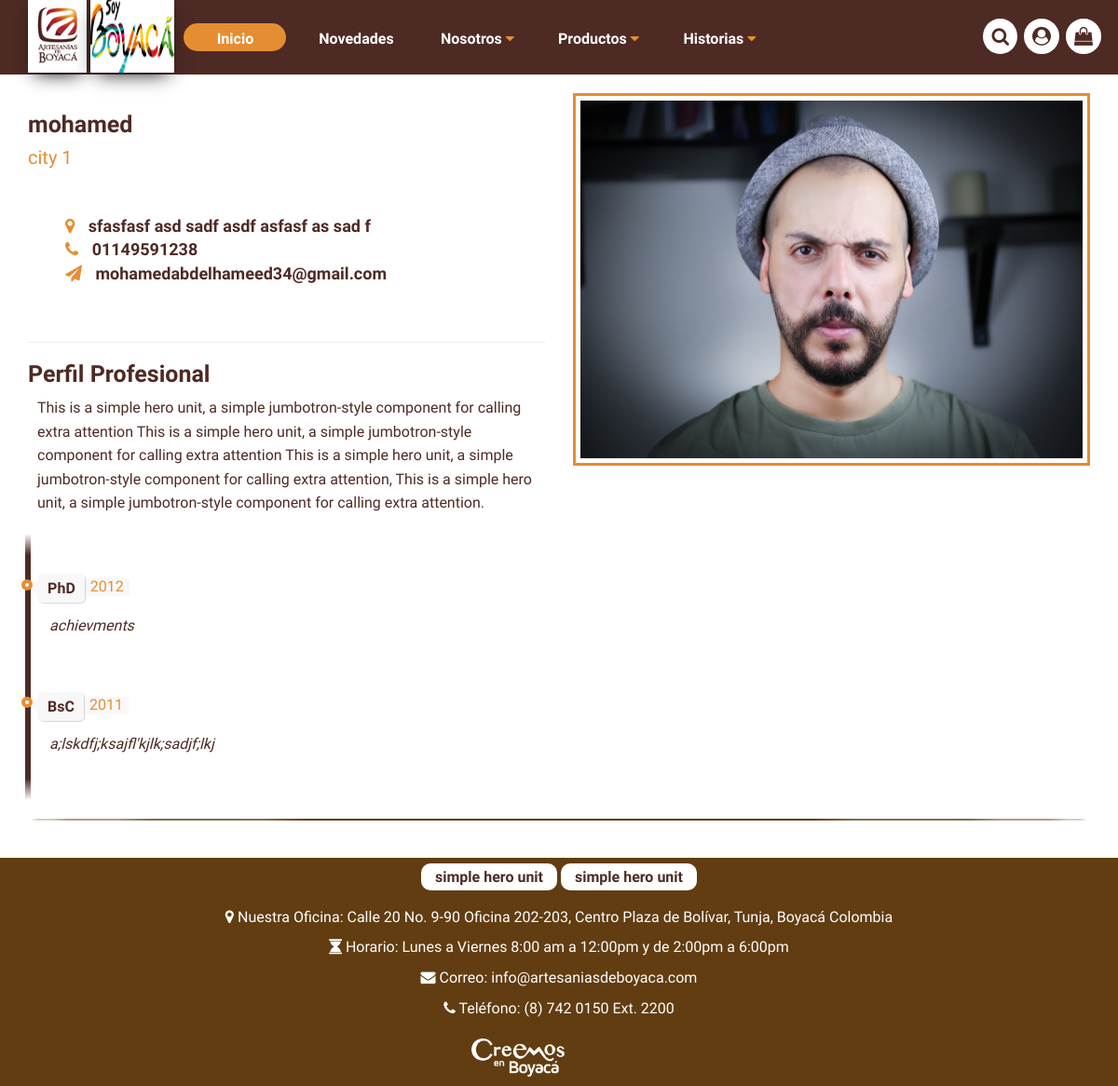
Page /stories/masters/ on the committed database.
### stories/models.py (models this page shows, shortened)
class ArtisanMaster(models.Model):
    seller = models.ForeignKey(Seller, on_delete=models.CASCADE, help_text=_("Seller"), verbose_name=_("Seller"))
    created_at = models.DateTimeField(auto_now_add=True, help_text=_("Created At"), verbose_name=_("Created At"))
    modified_at = models.DateTimeField(auto_now=True, help_text=_("Modified At"), verbose_name=_("Modified At"))
    class Meta:
        verbose_name = _("Artisan Master")
        verbose_name_plural = _("Artisan Masters")

class Achievement(models.Model):
    artisan_master = models.ForeignKey(ArtisanMaster, related_name="achievements", on_delete=models.CASCADE, help_text=_("Artisan Master"), verbose_name=_("Artisan Master"))
    title = models.CharField(max_length=50, help_text=_("Title"), verbose_name=_("Title"))
    year = models.IntegerField(help_text=_("Year"), verbose_name=_("Year"))
    details = models.TextField(help_text=_("Details"), verbose_name=_("Details"))
    created_at = models.DateTimeField(auto_now_add=True, help_text=_("Created At"), verbose_name=_("Created At"))
    modified_at = models.DateTimeField(auto_now=True, help_text=_("Modified At"), verbose_name=_("Modified At"))
    class Meta:
        verbose_name = _("Achievement")
        verbose_name_plural = _("Achievements")

### userprofile/models.py (models this page shows, shortened)
class Seller(Model):
    user = models.OneToOneField(User, on_delete=models.CASCADE, help_text=_("User"), verbose_name=_("User"))
    name = models.CharField(max_length=50, help_text=_("Name"), verbose_name=_("Name"))
    longitude = models.DecimalField(max_digits=9, decimal_places=6, null=True, blank=True, help_text=_("Longitude"), verbose_name=_("Longitude"))
    latitude = models.DecimalField(max_digits=9, decimal_places=6, null=True, blank=True, help_text=_("Latitude"), verbose_name=_("Latitude"))
    city = models.ForeignKey(City, on_delete=models.SET_NULL, null=True, blank=True, help_text=_("City"), verbose_name=_("City"))
    address = models.TextField(help_text=_("Address"), verbose_name=_("Address"))
    avatar = models.ImageField(help_text=_("Avatar"), verbose_name=_("Avatar"))
    description = models.TextField(help_text=_("Description"), verbose_name=_("Description"))
    rate = models.FloatField(default=0.0, help_text=_("Rate"), verbose_name=_("Rate"))
    number_of_rates = models.IntegerField(default='0', help_text=_("Number"), verbose_name=_("Number"))
    phone_number = models.CharField(max_length=20, help_text=_("Phone Number"), verbose_name=_("Phone Number"))
    created_at = models.DateTimeField(auto_now_add=True, help_text=_("Created At"), verbose_name=_("Created At"))
    modified_at = models.DateTimeField(auto_now=True, help_text=_("Modified At"), verbose_name=_("Modified At"))
    class Meta:
        verbose_name = _("Seller")
        verbose_name_plural = _("Sellers")

class City(models.Model):
    name = models.CharField(max_length=50)
    class Meta:
        verbose_name = _("City")
        verbose_name_plural = _("Cities")

### stories/views.py (the view)
# urls.py: path('masters/', masters_view, name='masters'),
def masters_view(request):
    masters = ArtisanMaster.objects.all()
    categories = Category.objects.all()
    context = {
        'categories': categories,
        'masters': masters,
    }
    return render(request, 'stories/artisan_master.html', context)

### stories/templates/stories/artisan_master.html (shortened to what this page needs)
{% extends 'start/base.html' %}
{% load static %}
{% block extrainhead %}
<link rel="stylesheet" href={% static "/start/css/style-pages.css" %}>
{% endblock %}
{%block content%}
    <div class="page-maestros">
        <div class="container">
            <div class="maestros">
                {% for master in masters %}
                <div class="row">
                    <div class="col-md-6">
                        <div class="text-master">
                            <h3>{{master.seller.name}}</h3>
                            <h5>{{master.seller.city.name}}</h5>
                            <ul class="list-unstyled icons-master">
                                <li><i class="fa fa-map-marker"></i> {{master.seller.address}}</li>
                                <li><i class="fa fa-phone"></i> {{master.seller.phone_number}}</li>
                                <li><i class="fa fa-send"></i> {{master.seller.user.email}}</li>
                            </ul>
                            <hr>
                            <div class="perfil">
                                <h3>Perfil Profesional</h3>
                                <p>
                                   {{master.seller.description}}
                                </p>
                                <ul class="timeline">
                                    {% for achieve in master.achievements.all %}
                                    <li>
                                        <div class="direction-r">
                                            <div class="flag-wrapper">
                                                <span class="flag">{{achieve.title}}</span>
                                                <span class="time-wrapper"><span class="time">{{achieve.year}}</span></span>
                                            </div>
                                            <div class="desc">{{achieve.details}}</div>
                                        </div>
                                    </li>
                                    {% endfor %}
                                </ul>
                            </div>
                        </div>
                    </div>
                    <div class="col-md-6">
                        <div class="image-master">
                            <img class="img-responsive" src={{master.seller.avatar.url}} alt="">
                        </div>
                    </div>
                </div>
                <hr>
                {% endfor %}
            </div>
        </div>
    </div>
{%endblock%}

### start/static/start/css/normlize.css (style rules this page uses)
html { line-height: 1.15; -ms-text-size-adjust: 100%; -webkit-text-size-adjust: 100%; }
body { margin: 0; }
hr { box-sizing: content-box; height: 0; overflow: visible; }
img { border-style: none; }

### start/static/start/css/style.css (style rules this page uses)
body { margin: 0; padding: 0; font-size: 16px; background: url(../img/Artboard.png); background-color: #fff; color: #4e2a24; font-family: 'Exo', sans-serif; }

### start/static/start/css/style-pages.css (style rules this page uses)
.page-maestros { padding-top: 100px; }
.page-maestros .maestros { margin-bottom: 40px; }
.page-maestros .maestros .text-master h3 { font-size: 25px; font-weight: 600; color: #4e2a24; }
.page-maestros .maestros .text-master h5 { font-size: 20px; color: #e58e31; }
.page-maestros .maestros .text-master ul.icons-master { padding: 40px; font-size: 18px; font-weight: 600; }
.page-maestros .maestros .text-master ul.icons-master i { margin-right: 10px; color: #e58e31; }
.page-maestros .maestros .text-master hr { border-top: 1px solid #eee; border-radius: 0; }
.page-maestros .maestros .text-master .perfil p { margin-left: 10px; line-height: 1.6; }
.page-maestros .maestros hr { border-top: 2px solid #613d11; border-radius: 70%; }
.page-maestros .maestros .image-master { height: 400px; width: 100%; }
.page-maestros .maestros .image-master img { height: 100%; width: 100%; border: 3px solid #e58e31; padding: 5px; }
.page-maestros .maestros .timeline { position: relative; margin: 0 auto; margin-top: 20px; padding: 1em 0; list-style-type: none; }
.page-maestros .maestros .timeline:before { position: absolute; left: 0; top: 0; content: ' '; display: block; width: 6px; height: 100%; margin-left: -3px; background: rgb(78, 42, 36); background: -moz-linear-gradient(to bottom, rgba(80,80,80,0) 0%, rgb(78, 42, 36) 8%, rgb(78, 42, 36) 92%, rgba(80,80,80,0) 100%); background: -webkit-gradient(linear, left top, left bottom, color-stop(0%,rgba(30,87,153,1)), color-stop(100%,rgba(125,185,232,1))); background: -webkit-linear-gradient(to bottom, rgba(80,80,80,0) 0%, rgb(78, 42, 36) 8%, rgb(78, 42, 36) 92%, rgba(80,80,80,0) 100%); background: -o-linear-gradient(to bottom, rgba(80,80,80,0) 0%, rgb(78, 42, 36) 8%, rgb(78, 42, 36) 92%, rgba(80,80,80,0) 100%); background: -ms-linear-gradient(to bottom, rgba(80,80,80,0) 0%, rgb(78, 42, 36) 8%, rgb(78, 42, 36) 92%, rgba(80,80,80,0) 100%); background: linear-gradient(to bottom, rgba(80,80,80,0) 0%, rgb(78, 42, 36) 8%, rgb(78, 42, 36) 92%, rgba(80,80,80,0) 100%); z-index: 5; }
.page-maestros .maestros .timeline li { padding: 2em 0; }
.page-maestros .maestros .timeline li:after { content: ""; display: block; height: 0; clear: both; visibility: hidden; }
.page-maestros .maestros .direction-r { position: relative; width: 98%; float: right; }
.page-maestros .maestros .flag-wrapper { position: relative; display: inline-block; text-align: center; }
.page-maestros .maestros .flag { position: relative; display: inline; background: rgb(248,248,248); padding: 6px 10px; border-radius: 5px; font-weight: 600; text-align: left; }
.page-maestros .maestros .direction-r .flag { -webkit-box-shadow: 1px 1px 1px rgba(0,0,0,0.15), 0 0 1px rgba(0,0,0,0.15); -moz-box-shadow: 1px 1px 1px rgba(0,0,0,0.15), 0 0 1px rgba(0,0,0,0.15); box-shadow: 1px 1px 1px rgba(0,0,0,0.15), 0 0 1px rgba(0,0,0,0.15); }
.page-maestros .maestros .direction-l .flag:before, .page-maestros .maestros .direction-r .flag:before { position: absolute; top: 50%; right: -40px; content: ' '; display: block; width: 12px; height: 12px; margin-top: -10px; background: #fff; border-radius: 10px; border: 4px solid rgb(229, 142, 49); z-index: 10; }
.page-maestros .maestros .direction-r .flag:before { left: -18px; }
.page-maestros .maestros .direction-r .flag:after { content: ""; position: absolute; right: 100%; top: 50%; height: 0; width: 0; margin-top: -8px; border: solid transparent; border-right-color: rgb(248,248,248); border-width: 8px; pointer-events: none; }
.time-wrapper { display: inline; line-height: 1em; font-size: 0.66666em; color: rgb(250,80,80); vertical-align: middle; }
.page-maestros .maestros .direction-r .time-wrapper { float: right; }
.page-maestros .maestros .time { display: inline-block; padding: 4px 6px; background: rgb(248,248,248); color: #e58e31; font-size: 16px; }
.page-maestros .maestros .desc { margin: 1em 0.75em 0 0; font-size: 16px; font-style: italic; line-height: 1.5em; }
.page-maestros .maestros .direction-r .desc { margin: 1em 0 0 0.75em; }

### rows in the picture
ArtisanMaster: seller.name "mohamed", seller.city.name "city 1", seller.address "sfasfasf asd sadf asdf asfasf as sad f", seller.phone_number "01149591238", seller.user.email "mohamedabdelhameed34@gmail.com", seller.description "This is a simple hero unit, a simple jumbotron-style component for calling extra attention This is a simple hero unit, a simple jumbotron-style component for calling extra attention This is a simple hero unit, a simple jumbotron-style component for calling extra attention, This is a simple hero unit, a simple jumbotron-style component for calling extra attention.", seller.avatar (picture)
Achievement: title "PhD", year "2012", details "achievments"
Achievement: title "BsC", year "2011", details "a;lskdfj;ksajfl'kjlk;sadjf;lkj"
